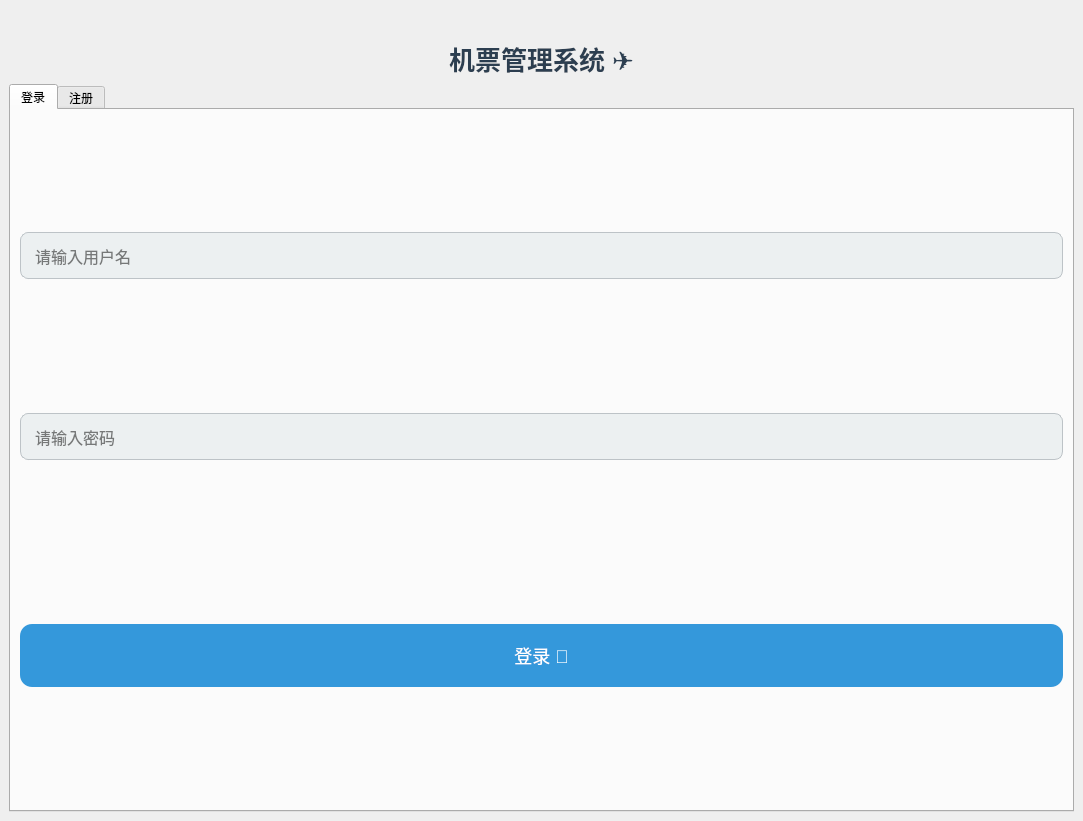
<?xml version="1.0" encoding="UTF-8"?>
<ui version="4.0">
 <class>MainWindow</class>
 <widget class="QMainWindow" name="MainWindow">
  <property name="geometry">
   <rect>
    <x>0</x>
    <y>0</y>
    <width>1083</width>
    <height>821</height>
   </rect>
  </property>
  <property name="windowTitle">
   <string>机票管理系统</string>
  </property>
  <widget class="QWidget" name="centralwidget">
   <layout class="QVBoxLayout">
    <item>
     <widget class="QLabel" name="titleLabel">
      <property name="text">
       <string>机票管理系统 ✈️</string>
      </property>
      <property name="alignment">
       <enum>Qt::AlignCenter</enum>
      </property>
      <property name="styleSheet">
       <string>font-size: 26px; font-weight: bold; color: #2c3e50; margin-top: 30px;</string>
      </property>
     </widget>
    </item>
    <item>
     <widget class="QTabWidget" name="tabWidget">
      <property name="geometry">
       <rect>
        <x>0</x>
        <y>0</y>
        <width>1000</width>
        <height>700</height>
       </rect>
      </property>
      <property name="currentIndex">
       <number>0</number>
      </property>
      <widget class="QWidget" name="loginTab">
       <attribute name="title">
        <string>登录</string>
       </attribute>
       <layout class="QVBoxLayout">
        <!-- 用户名输入框 -->
        <item>
         <widget class="QLineEdit" name="usernameLogin">
          <property name="placeholderText">
           <string>请输入用户名</string>
          </property>
          <property name="styleSheet">
           <string>border-radius: 8px; padding: 12px; font-size: 16px; background-color: #ecf0f1; border: 1px solid #bdc3c7; margin-bottom: 15px;</string>
          </property>
         </widget>
        </item>
        <!-- 密码输入框 -->
        <item>
         <widget class="QLineEdit" name="passwordLogin">
          <property name="echoMode">
           <enum>QLineEdit::Password</enum>
          </property>
          <property name="placeholderText">
           <string>请输入密码</string>
          </property>
          <property name="styleSheet">
           <string>border-radius: 8px; padding: 12px; font-size: 16px; background-color: #ecf0f1; border: 1px solid #bdc3c7; margin-bottom: 25px;</string>
          </property>
         </widget>
        </item>
        <!-- 登录按钮 -->
        <item>
         <widget class="QPushButton" name="loginButton">
          <property name="text">
           <string>登录 🚀</string>
          </property>
          <property name="styleSheet">
           <string>
            background-color: #3498db;
            color: white;
            border-radius: 12px;
            font-size: 18px;
            padding: 18px;
            border: none;
            margin-top: 20px;
            box-shadow: 0 4px 8px rgba(52, 152, 219, 0.3);
           </string>
          </property>
         </widget>
        </item>
       </layout>
      </widget>
      <widget class="QWidget" name="registerTab">
       <attribute name="title">
        <string>注册</string>
       </attribute>
       <layout class="QVBoxLayout">
        <item>
         <widget class="QLineEdit" name="usernameRegister">
          <property name="placeholderText">
           <string>请输入用户名</string>
          </property>
          <property name="styleSheet">
           <string>border-radius: 8px; padding: 10px; font-size: 14px; background-color: #ecf0f1; border: 1px solid #bdc3c7; margin-bottom: 10px;</string>
          </property>
         </widget>
        </item>
        <item>
         <widget class="QLineEdit" name="passwordRegister">
          <property name="echoMode">
           <enum>QLineEdit::Password</enum>
          </property>
          <property name="placeholderText">
           <string>请输入密码</string>
          </property>
          <property name="styleSheet">
           <string>border-radius: 8px; padding: 10px; font-size: 14px; background-color: #ecf0f1; border: 1px solid #bdc3c7; margin-bottom: 10px;</string>
          </property>
         </widget>
        </item>
        <item>
         <widget class="QLineEdit" name="phoneRegister">
          <property name="placeholderText">
           <string>请输入手机号</string>
          </property>
          <property name="styleSheet">
           <string>border-radius: 8px; padding: 10px; font-size: 14px; background-color: #ecf0f1; border: 1px solid #bdc3c7; margin-bottom: 10px;</string>
          </property>
         </widget>
        </item>
        <item>
         <widget class="QLineEdit" name="lineEdit_2">
          <property name="placeholderText">
           <string>请输入身份证号</string>
          </property>
          <property name="styleSheet">
           <string>border-radius: 8px; padding: 10px; font-size: 14px; background-color: #ecf0f1; border: 1px solid #bdc3c7; margin-bottom: 10px;</string>
          </property>
         </widget>
        </item>
        <item>
         <widget class="QLineEdit" name="emailRegister">
          <property name="placeholderText">
           <string>请输入邮箱</string>
          </property>
          <property name="styleSheet">
           <string>border-radius: 8px; padding: 10px; font-size: 14px; background-color: #ecf0f1; border: 1px solid #bdc3c7; margin-bottom: 25px;</string>
          </property>
         </widget>
        </item>
        <!-- 注册按钮 -->
        <item>
         <widget class="QPushButton" name="registerButton">
          <property name="text">
           <string>注册 ✨</string>
          </property>
          <property name="styleSheet">
           <string>background-color: #3498db; color: white; border-radius: 8px; font-size: 16px; padding: 12px; border: none; margin-top: 10px;</string>
          </property>
         </widget>
        </item>
        <!-- 取消按钮 -->
        <item>
         <widget class="QPushButton" name="cancelButton">
          <property name="text">
           <string>取消 ❌</string>
          </property>
          <property name="styleSheet">
           <string>background-color: #e74c3c; color: white; border-radius: 8px; font-size: 16px; padding: 12px; border: none; margin-top: 10px;</string>
          </property>
         </widget>
        </item>
       </layout>
      </widget>
     </widget>
    </item>
   </layout>
  </widget>
 </widget>
 <resources/>
 <connections/>
</ui>
